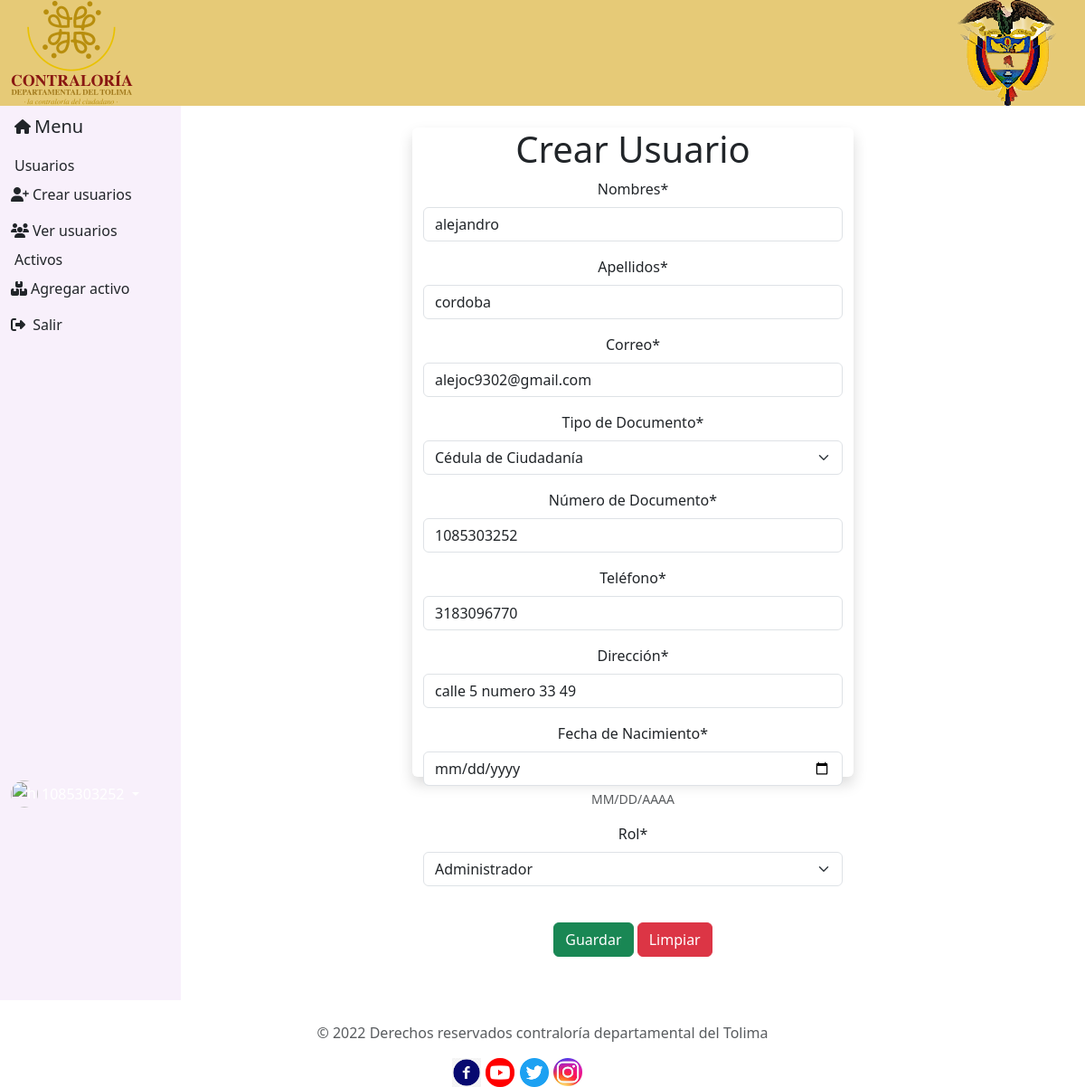
Page /usuarios/usuarios_editar/1/ (signed in) on the committed database.
### usuarios/models.py (models this page shows, shortened)
class Usuario(models.Model):
    nombres=models.CharField(max_length=60, verbose_name="Nombres")
    apellidos=models.CharField(max_length=60, verbose_name="Apellidos")
    email= models.EmailField(max_length=150, verbose_name='Correo')
    class TipoDocumento(models.TextChoices):
        CC='C.C', _('Cédula de Ciudadanía')
        CE='C.E', _('Cédula de Extranjería')
        TI='T.I', _('Tarjeta de Identidad')
        OT='Otro', _('Otro Tipo de Documento')
    tipoDocumento=models.CharField(max_length=4, choices=TipoDocumento.choices, default=TipoDocumento.CC, verbose_name="Tipo de Documento")
    documento=models.CharField(max_length=50, unique=True, verbose_name="Número de Documento")
    telefono=models.CharField(max_length=20, verbose_name="Teléfono")
    direccion=models.CharField(max_length=70, verbose_name="Dirección")
    fecha_nacimiento=models.DateField(verbose_name="Fecha de Nacimiento", help_text=u"MM/DD/AAAA")
    class Rol(models.TextChoices):
        Administrador='Administrador', _('Administrador')
        sistemas='sistemas', _('usuario sistemas')
        contraloria='contraloria', _('usuario contraloria')
    rol=models.CharField(max_length=25, choices=Rol.choices, default=Rol.sistemas, verbose_name="Rol")
    class Estado(models.TextChoices):
        ACTIVO='1', _('Activo')
        INACTIVO='0', _('Inactivo')
    estado=models.CharField(max_length=1, choices=Estado.choices, default=Estado.ACTIVO, verbose_name="Estado")
    user=models.ForeignKey(User, on_delete= models.CASCADE)

### usuarios/views.py (the view)
# urls.py: path('usuarios_editar/<int:pk>/', usuarios_editar, name="usuarios_editar"),
@login_required(login_url='inicio')
def usuarios_editar(request, pk):
    titulo="Usuarios - Editar"
    usuario= Usuario.objects.get(id=pk)
    if request.method == "POST":
        form= UsuarioForm(request.POST, instance=usuario)
        if form.is_valid():
            form.save()
            return redirect('usuarios')
        else:
            print("Error al guardar")
    else:
        form= UsuarioForm(instance=usuario)
    context={
        'titulo':titulo,
        'form':form
    }
    return render(request,'usuarios/crear.html',context)

### usuarios/forms.py
class UsuarioForm(ModelForm):
    class Meta:
        model= Usuario
        exclude=['estado','user']
        widgets={
            'fecha_nacimiento': widgets.DateInput(attrs={'type':'date'})
        }

### base/templates/usuarios/crear.html (shortened to what this page needs)
{% extends 'partials/body.html' %}
{% block content %}
{% load crispy_forms_tags %}
    <div class="container shadow w-50 h-75 text-center rounded mt-2">
        <h1>Crear Usuario</h1>
        <form action="" method="POST">
            {{form  | crispy}}
            <div class="container py-3">
                <div class="d-grid gap-2 d-md-block">
                <button class="mt-2 btn btn-success">
                    Guardar
                </button>
                    <button type="reset" class="mt-2 btn btn-danger">
                            Limpiar
                    </button>
                    </div>
            </div>
        </form>
    </div>
{% endblock %}

### rows in the picture
Usuario: nombres "alejandro", apellidos "cordoba", email "alejoc9302@gmail.com", tipoDocumento "Cédula de Ciudadanía", documento "1085303252", telefono "3183096770", direccion "calle 5 numero 33 49", rol "Administrador"
